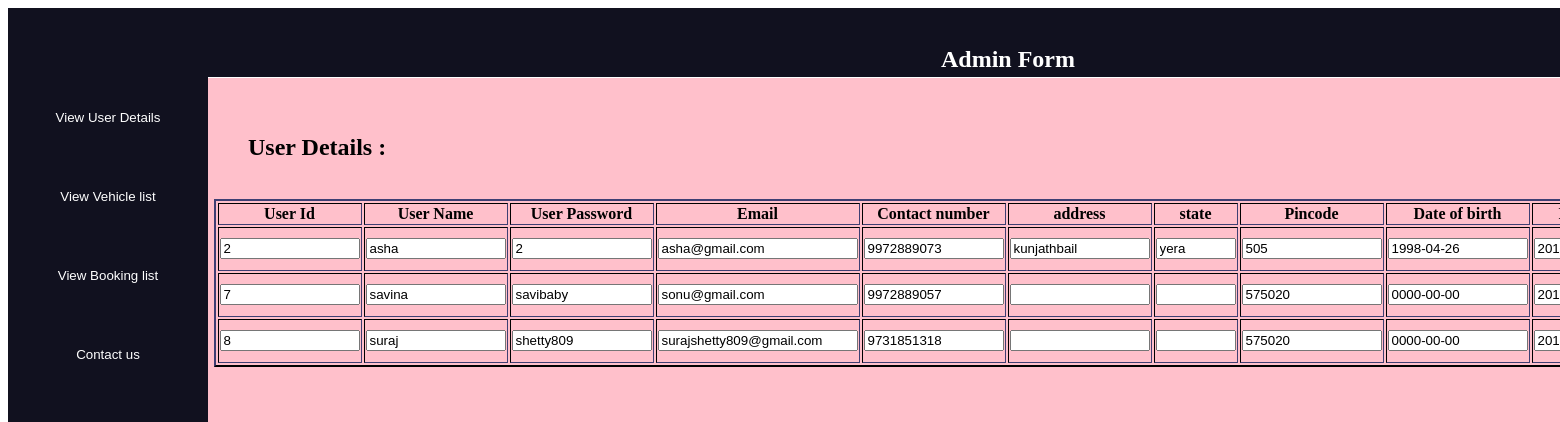
/admin/adminpage.php, run on the app's committed database.
### tables this page shows
CREATE TABLE `tbluser` (
  `name` varchar(200) NOT NULL,
  `userid` int(11) NOT NULL,
  `password` varchar(250) NOT NULL,
  `email` varchar(200) NOT NULL,
  `contactno` varchar(10) NOT NULL,
  `address` varchar(250) NOT NULL,
  `state` varchar(250) NOT NULL,
  `pin` int(10) NOT NULL,
  `dob` varchar(200) NOT NULL,
  `regdate` timestamp NOT NULL DEFAULT CURRENT_TIMESTAMP,
  `updatedate` timestamp NOT NULL DEFAULT '0000-00-00 00:00:00' ON UPDATE CURRENT_TIMESTAMP
);

### admin/adminpage.php (the view, shortened to what this page needs)
<html>
<head>
</head>
<body>
<div align="center"
class="hori">
<label style="padding:10px;"><h2>Admin Form</h2></label>
</div>
<div class="verti"><ul>
    <button id="btn" class="cust">View User Details</button>
    <button id="btn" class="car" >View Vehicle list</button>
    <button id="btn" class="sub">View Booking list</button>
    <button id="btn" class="cont">Contact us</button>
    </ul>
</div>
<div class="custmid" >
<br><br>
<h2 style="margin-left:40px;">User Details :</h2><br>
<div align="center">
    <table class="table" id="tb" style="border-color:#11111f;" border="2"   >
                    <tr>
                    <th><b style="color:black;">User Id</b></th>
                        <th><b style="color:black;">User Name</b></th>
                        <th><b style="color:black;">User Password</b></th>
                        <th><b style="color:black;">Email</b></th>
                        <th><b style="color:black;">Contact number</b></th>
                        <th><b style="color:black;">address</b></th>
                        <th><b style="color:black;">state</b></th>
                        <th><b style="color:black;">Pincode</b></th>
                        <th><b style="color:black;">Date of birth</b></th>
                        <th><b style="color:black;">Register date</b></th>
                    </tr>
 <?php
include 'connect.php';
$sql="SELECT * from tbluser";
$result=$conn->query($sql);
if($result->num_rows>0)
{
    while($row=$result->fetch_assoc())
    {
        ?>
        <tr style="width:-100px;">
        <td><input type='text' id='userid' value="<?php echo $row['userid'];?>"> </td>
        <td><input type='text' id='name' value="<?php echo $row['name'];?>"> </td>
        <td><input type='text' id='password' value="<?php echo $row['password'];?>"> </td>
        <td> <input type='text' id='email' style="width:200px;" value="<?php echo $row['email'];?>">  </td>
        <td> <input type='text' id='contactno' value="<?php echo $row['contactno'];?>">  </td>
        <td> <input type='text' id='address' value="<?php echo $row['address'];?>">  </td>
        <td> <input type='text' id='state' style="width:80px;" value="<?php echo $row['state'];?>">  </td>
        <td><input type='text' id='pin' value="<?php echo $row['pin'];?>"> </td>
        <td><input type='text' id='dob' value="<?php echo $row['dob'];?>"> </td>
        <td> <input type='text' id='regdate' value="<?php echo $row['regdate'];?>">  </td>
        </tr>
        <?php
    }
}
?>
</table>
</div>
</div>
</body>
</html>

### admin/adminpage.php (style rules this page uses)
.hori { width:2000px; height:69px; background-color:#11111f; }
.verti { background-color:#11111f; width:200px; height:1200px; margin-top:-15px; }
#btn { border:none; margin-top:-1px; height:80px; margin-left:-40px; width:200px; background-color:#11111f; color:white; }
label { position:center; color:white; }
.custmid { background-color:pink; width:1800px; height:1200px; margin-top:-1200px; margin-left:200px; }
#tb { margin-left:-5px; width:20px; }
td { width:50px; }
input { width:140px; }

### data on the page
tbluser: userid "2", name "asha", password "2", email "asha@gmail.com", contactno "9972889073", address "kunjathbail", state "yera", pin "505", dob "1998-04-26", regdate "2019-02-20 11:12:42"
tbluser: userid "7", name "savina", password "savibaby", email "sonu@gmail.com", contactno "9972889057", pin "575020", dob "0000-00-00", regdate "2019-02-24 08:50:11"
tbluser: userid "8", name "suraj", password "shetty809", email "surajshetty809@gmail.com", contactno "9731851318", pin "575020", dob "0000-00-00", regdate "2019-02-24 08:39:34"
